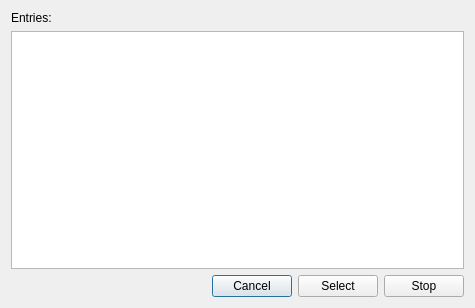
<?xml version="1.0" encoding="UTF-8"?>
<ui version="4.0">
 <class>LevelSelectorDialog</class>
 <widget class="QDialog" name="LevelSelectorDialog">
  <property name="geometry">
   <rect>
    <x>0</x>
    <y>0</y>
    <width>475</width>
    <height>308</height>
   </rect>
  </property>
  <property name="windowTitle">
   <string>Metadata selector</string>
  </property>
  <layout class="QVBoxLayout" name="verticalLayout">
   <item>
    <widget class="QLabel" name="m_label">
     <property name="text">
      <string>Entries:</string>
     </property>
    </widget>
   </item>
   <item>
    <widget class="QListWidget" name="m_entryList"/>
   </item>
   <item>
    <layout class="QHBoxLayout" name="horizontalLayout">
     <item>
      <spacer name="horizontalSpacer">
       <property name="orientation">
        <enum>Qt::Horizontal</enum>
       </property>
       <property name="sizeHint" stdset="0">
        <size>
         <width>40</width>
         <height>20</height>
        </size>
       </property>
      </spacer>
     </item>
     <item>
      <widget class="QPushButton" name="m_cancel">
       <property name="text">
        <string>Cancel</string>
       </property>
      </widget>
     </item>
     <item>
      <widget class="QPushButton" name="m_select">
       <property name="text">
        <string>Select</string>
       </property>
      </widget>
     </item>
     <item>
      <widget class="QPushButton" name="m_stop">
       <property name="text">
        <string>Stop</string>
       </property>
      </widget>
     </item>
    </layout>
   </item>
  </layout>
 </widget>
 <resources/>
 <connections/>
</ui>
